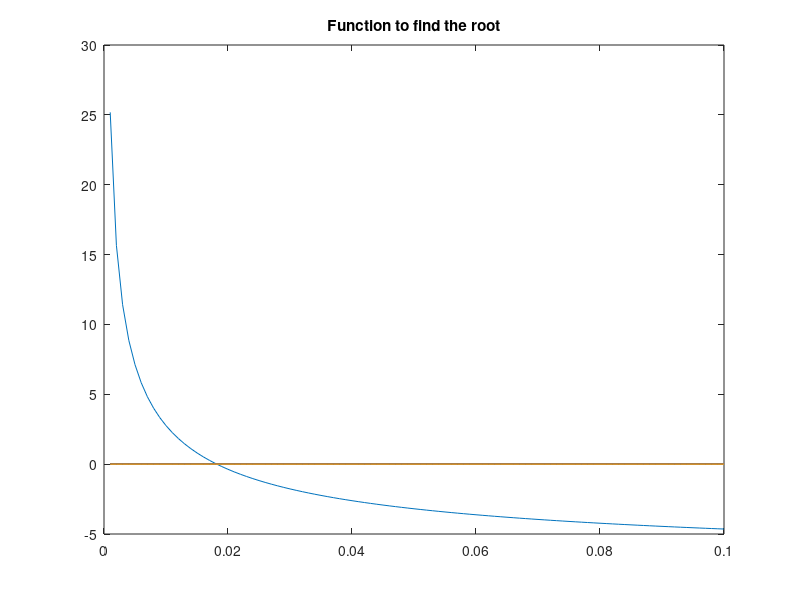

The MATLAB source for this figure: (Note: this script raises an error after producing the figure.)
fprintf("============================================================\n")
fprintf("Project 2 - finding the root of a scalar equation\n")
fprintf("Andrew Trefry\n")
display(date())
fprintf("============================================================\n\n")

clc, clear, close all;
%everything is in feet
r = 2.667e-4;
Re = 1.5e5;
L = 12500;
D = 3;
V = 0.55;
G = 32.2;
f = @(x) 1./sqrt(x) + 2*log10( (r/(3.7)) + 2.51./(Re*sqrt(x)) );
df =  @(x) -0.5 * x.^(-3/2) - ((2.51/Re) ./ (r/3.7 + 2.51 ./ (Re*sqrt(x)))).*x.^(-1.5);
h=@(f) f*(L/D)*(V^2 / (2*G));

max_iter = 100;
guess1 = .01;
guess2 = .001;
res_tol = 1*10^(-8);
conv_tol = 1*10^(-8);

% plot the function
x = 0.001:0.001:0.1;
fval = f(x);
guess_i = f(guess1);
figure;
plot(x, fval, x, zeros(length(x)))
title('Function to find the root')

% Run the solvers
fprintf('Newton Raphson\n')
% call the newton_raphson() function here
[x_vals, conv_vals, res_vals, iters_newton] = newton_raphson_function(f, df, guess1, conv_tol, res_tol, max_iter);

fprintf('\n\n=====================================================\n')
fprintf('Secant\n')
% call the secant() function here
[x_vals_s, conv_vals_s, res_vals_s, iters_secant] = secant_function(f, guess1,guess2, conv_tol, res_tol, max_iter);
fprintf('\n==========================================================\n')
fprintf('Answers:\n')
value = x_vals(iters_newton + 1);
chopped_value = fix(value * 1e8) / 1e8;
  % Print final result in fixed-point notation
  fprintf('Newton results in: %.8f in %i iterations\n', chopped_value,iters_newton);
 value1 = x_vals_s(iters_secant + 2);
chopped_value1 = fix(value1 * 1e8) / 1e8;
  % Print final result in fixed-point notation
  fprintf('Secant results %.8f in %i iterations\n', chopped_value1,iters_secant);

  
  head_newt = x_vals*(L/D)*(V^2 / (2*G));
head_secan = x_vals_s*(L/D)*(V^2 / (2*G));
valueh = head_newt(iters_newton + 1);
choppedh_value = fix(valueh * 1e8) / 1e8;
  % Print final result in fixed-point notation
  fprintf('Newton Head Loss: %.8f\n', choppedh_value);
valuehs = head_secan(iters_secant + 2);
choppedhs_value = fix(valuehs * 1e8) / 1e8;
fprintf('Secant Head Loss: %.8f\n', choppedhs_value);


plot_iters_nr =0:iters_newton;
 
figure
hold on
[ax, h1, h2] = plotyy(plot_iters_nr, res_vals, plot_iters_nr, conv_vals);
title('Newton-raphson')
xlabel('iterations')
ylabel(ax(1), 'residual')
ylabel(ax(2), 'convergence')
grid on
hold off

plot_iters_s = 0:length(res_vals_s) - 1;
figure
hold on
[ax, hh1, hh2] = plotyy(plot_iters_s(2:end), res_vals_s(2:end), plot_iters_s(2:end), conv_vals_s(2:end));
title('secant')
xlabel('iterations')
ylabel(ax(1), 'residual')
ylabel(ax(2), 'convergence')
grid on
hold off

